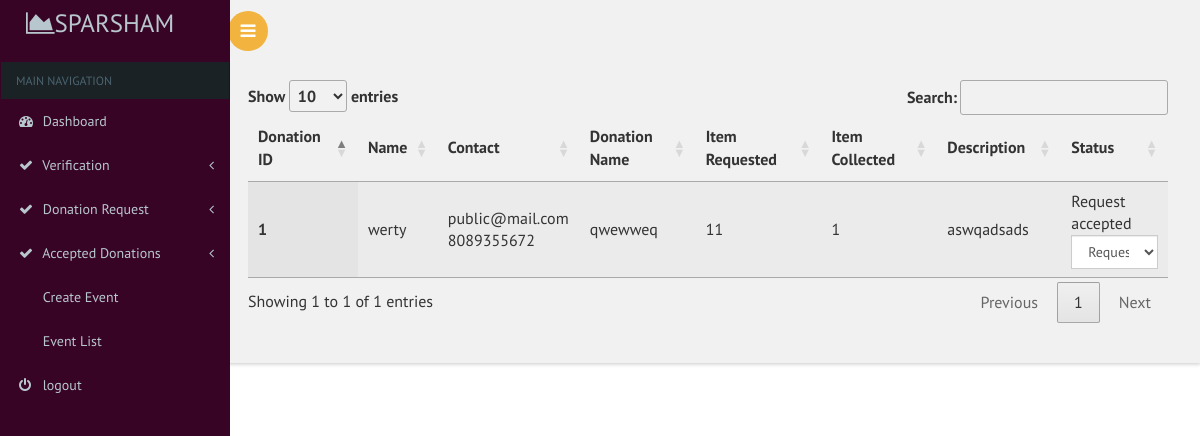
/secratary/inventorydonationreq.php, run on the app's committed database.
### tables this page shows
CREATE TABLE IF NOT EXISTS `inventory_donation` (
  `donation_id` int(11) NOT NULL AUTO_INCREMENT,
  `donation_name` varchar(30) NOT NULL,
  `item_name` varchar(30) NOT NULL,
  `item_required` int(11) NOT NULL,
  `item_collected` int(11) NOT NULL,
  `discription` text NOT NULL,
  `email` varchar(50) NOT NULL,
  `donation_status` int(11) NOT NULL DEFAULT '0',
  PRIMARY KEY (`donation_id`)
);

CREATE TABLE IF NOT EXISTS `registration` (
  `name` varchar(80) NOT NULL,
  `email` varchar(80) NOT NULL,
  `phone` bigint(11) NOT NULL,
  `gender` varchar(10) DEFAULT NULL,
  `date_of_birth` varchar(20) DEFAULT NULL,
  `house` varchar(80) DEFAULT NULL,
  `place` varchar(80) DEFAULT NULL,
  `country` int(11) DEFAULT NULL,
  `state` int(11) DEFAULT NULL,
  `district` int(11) DEFAULT NULL,
  `pincode` int(6) DEFAULT NULL,
  `profile_pic` varchar(100) DEFAULT '../images/avathar.jpg',
  PRIMARY KEY (`email`)
);

### secratary/inventorydonationreq.php (the view, shortened to what this page needs)
<?php
include("dbconn.php");
?>
<!DOCTYPE html>
<html>
<head>
    <link href="css/bootstrap.css" rel='stylesheet' type='text/css' />
<link href="css/style.css" rel='stylesheet' type='text/css' />
<link href="css/font-awesome.css" rel="stylesheet">
<link href='css/SidebarNav.min.css' media='all' rel='stylesheet' type='text/css'/>
<link href="css/custom.css" rel="stylesheet">
    <link rel="stylesheet" type="text/css" href="https://cdn.datatables.net/1.10.21/css/jquery.dataTables.css">
</head>
<body class="cbp-spmenu-push">
    <div class="main-content">
    <div class="cbp-spmenu cbp-spmenu-vertical cbp-spmenu-left" id="cbp-spmenu-s1">
        <aside class="sidebar-left">
      <nav class="navbar navbar-inverse">
          <div class="navbar-header">
            <h1><a class="navbar-brand" href="index.html"><span class="fa fa-area-chart"></span>Sparsham<span class="dashboard_text"></span></a></h1>
          </div>
          <?php
          include("menu.php");
          ?>
      </nav>
    </aside>
    </div>
        <?php
        include("header.php");
        ?>
        <div id="page-wrapper">
    <table id="table_id" class="display">
    <thead>
        <tr>
            <th>Donation ID</th>
            <th>Name</th>
            <th>Contact</th>
            <th>Donation Name</th>
            <th>Item Requested</th>
            <th>Item Collected</th>
            <th>Description</th>
            <th>Status</th>
        </tr>
    </thead>
    <tbody>
         <?php
            $sql="select * from inventory_donation a,registration b where a.email=b.email";
            $res=mysqli_query($conn,$sql);
            if(mysqli_num_rows($res)>0){
                while($r=mysqli_fetch_assoc($res)){
            ?>
           <tr>
      <th scope="row"><?php echo $r['donation_id']?></th>
      <td><?php echo $r['name']?></td>
      <td><?php echo $r['email']?><br>
        <?php echo $r['phone']?><br>
      </td>
      <td><?php echo $r['donation_name']?></td>
      <td><?php echo $r['item_required']?></td>
      <td><?php echo $r['item_collected']?></td>
        <td><?php echo $r['discription']?></td>
        <td>
            <div id="<?php echo $r['donation_id']?>">
                <?php
         if($r['donation_status']==0)
            echo "Request not accepted";
        else if($r['donation_status']==1)
            echo "Request accepted";
        else if($r['donation_status']==2)
            echo "Request rejected";
        else if($r['donation_status']==3)
            echo "Request completed";
     ?>
 </div>
 <form>
          <select class="form-control"  onchange="updatestatus(this.value,<?php echo $r['donation_id']?>)">
            <option value disabled selected> <?php
            if($r['donation_status']==0)
            echo "Request not accepted";
        else if($r['donation_status']==1)
            echo "Request accepted";
        else if($r['donation_status']==2)
            echo "Request rejected";
        else if($r['donation_status']==3)
            echo "Request completed";
            ?></option>
          </select>
      </form>
</td>
    </tr>
            <?php
        }
    }
            ?>
    </tbody>
</table>
</div></div>
</body>
</html>

### secratary/css/custom.css (style rules this page uses)
#page-wrapper { padding:5em 2em 2.5em; background-color: #F1F1F1; }

### data on the page
inventory_donation: donation_id "1", registration.name "werty", registration.email "public@mail.com", registration.phone "8089355672", donation_name "qwewweq", item_required "11", item_collected "1", discription "aswqadsads", shows "Request accepted"
